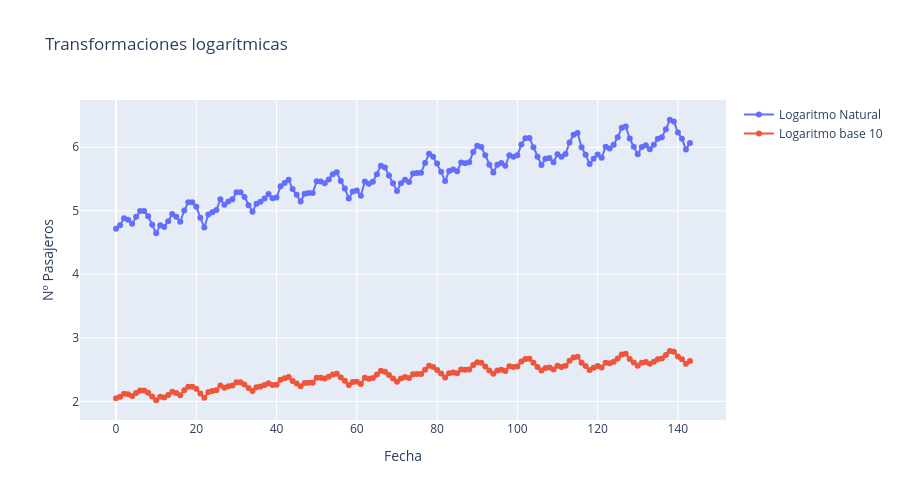

Write notebook code for a chart like this one.
### Code cell
minmax_scaler = MinMaxScaler()
starndard_scaler = StandardScaler()

df['Min-Max-NumeroPasajeros'] = minmax_scaler.fit_transform(df['NumerPasajeros'].values.reshape(-1,1))
df['Estandar-NumeroPasajeros'] = starndard_scaler.fit_transform(df['NumerPasajeros'].values.reshape(-1,1))

fig = make_subplots(rows=1, cols=1,
                    shared_xaxes=True,
                    vertical_spacing=0.08,
                    )

fig.add_trace(go.Scatter(y=df['LogNatural-NumeroPasajeros'], name="Logaritmo Natural", mode="markers+lines"),
              row=1, col=1)

fig.add_trace(go.Scatter(y=df['Log10-NumeroPasajeros'], name="Logaritmo base 10", mode="markers+lines"),
              row=1, col=1)

fig.update_layout(height=500, width=900,
                  title_text="Transformaciones logarítmicas"
                  )

fig['layout']['xaxis1']['title']='Fecha'
fig['layout']['yaxis1']['title']='Nº Pasajeros'

fig.show()

### Figure 1 — Plotly figure (JSON) as saved in the notebook; plotly's stock layout.template omitted (floating-point values rounded to 4 significant figures; data arrays with more than 128 entries replaced by an {"elided": "..."} marker saying what was removed)
{"data": [{"mode": "markers+lines", "name": "Logaritmo Natural", "type": "scatter", "xaxis": "x", "y": {"elided": "144 float values"}, "yaxis": "y"}, {"mode": "markers+lines", "name": "Logaritmo base 10", "type": "scatter", "xaxis": "x", "y": {"elided": "144 float values"}, "yaxis": "y"}], "layout": {"height": 500, "title": {"text": "Transformaciones logarítmicas"}, "width": 900, "xaxis": {"anchor": "y", "domain": [0, 1], "title": {"text": "Fecha"}}, "yaxis": {"anchor": "x", "domain": [0, 1], "title": {"text": "Nº Pasajeros"}}}}
